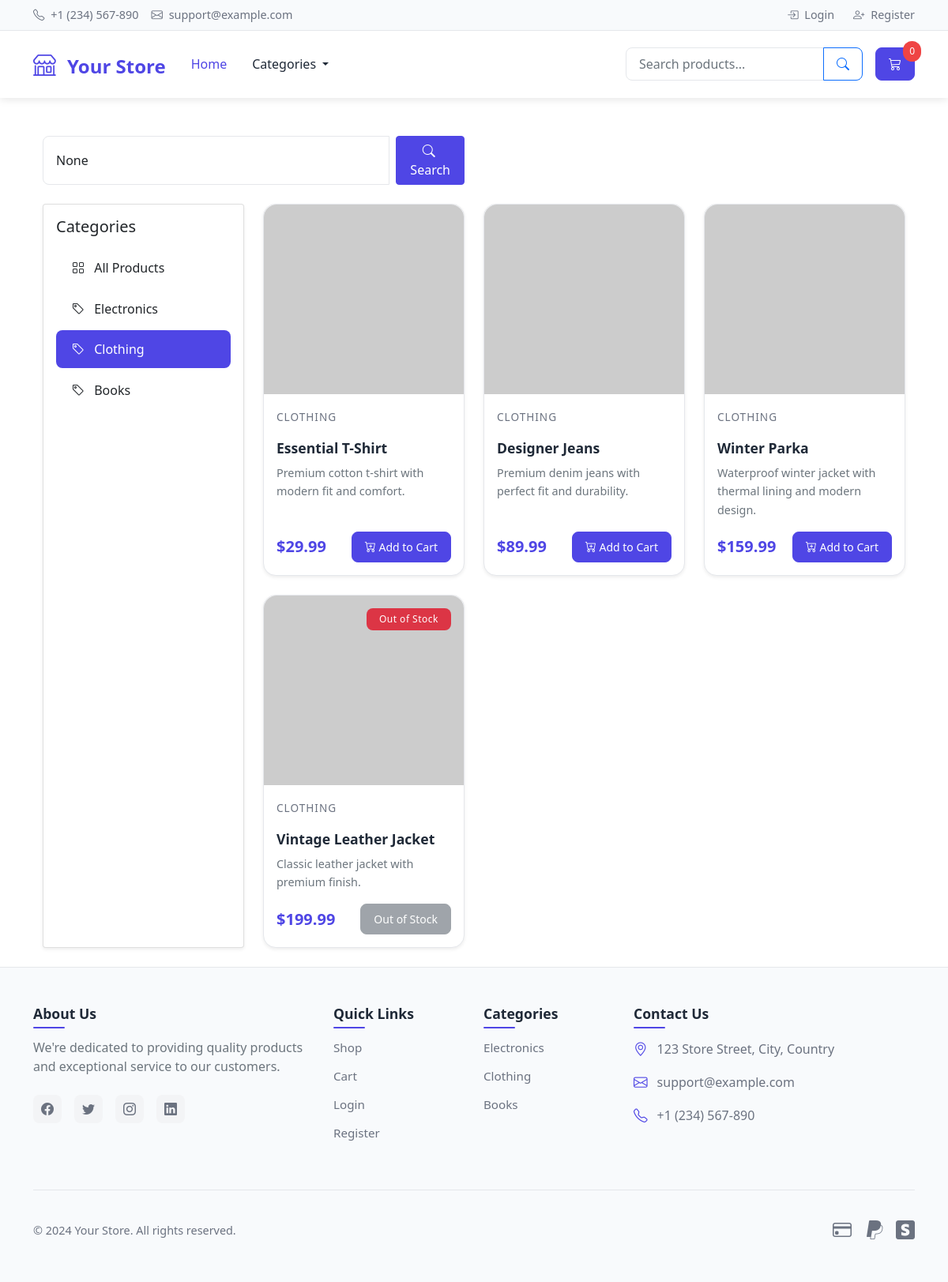
The app's page /?category=11 with its own data.
### store/models.py (models this page shows, shortened)
class Category(models.Model):
    name = models.CharField(max_length=100)
    description = models.TextField(blank=True)
    class Meta:
        verbose_name_plural = 'Categories'

class Product(models.Model):
    name = models.CharField(max_length=200)
    description = models.TextField()
    price = models.DecimalField(max_digits=10, decimal_places=2)
    category = models.ForeignKey(Category, on_delete=models.CASCADE)
    image = models.ImageField(upload_to='products/', blank=True)
    image_url = models.URLField(blank=True)
    stock = models.IntegerField(default=0)
    available = models.BooleanField(default=True)
    created = models.DateTimeField(auto_now_add=True)
    updated = models.DateTimeField(auto_now=True)

### store/views.py (the view)
# urls.py: path('', views.shop, name='shop'),
def shop(request):
    category_id = request.GET.get('category')
    search_query = request.GET.get('search')
    products = Product.objects.filter(available=True)
    if category_id:
        products = products.filter(category_id=category_id)
    if search_query:
        products = products.filter(name__icontains=search_query)
    context = get_base_context()
    context.update({
        'products': products,
        'current_category': category_id,
        'search_query': search_query
    })
    return render(request, 'store/shop.html', context)

### store/views.py (called while the page is built)
def get_base_context():
    context = {
        'categories': Category.objects.all()
    }
    if hasattr(get_base_context, 'request') and get_base_context.request.user.is_authenticated:
        try:
            cart = Cart.objects.get(user=get_base_context.request.user)
            context['cart_count'] = sum(item.quantity for item in cart.cartitem_set.all())
        except Cart.DoesNotExist:
            context['cart_count'] = 0
    return context

### store/templates/store/shop.html (shortened to what this page needs)
{% extends 'store/base.html' %} {% block content %}
<div class="container py-4">
  <div class="row g-4 mb-4">
    <div class="col-md-6">
      <form method="get" class="d-flex">
        <input
          type="text"
          name="search"
          class="form-control me-2"
          placeholder="Search products..."
          value="{{ search_query }}"
        />
        <button type="submit" class="btn btn-primary">
          <i class="bi bi-search me-1"></i> Search
        </button>
      </form>
    </div>
  </div>
  <div class="row g-4">
    <div class="col-md-3">
      <div class="card shadow-sm h-100">
        <div class="card-body">
          <h5 class="card-title mb-3">Categories</h5>
          <div class="list-group list-group-flush">
            <a
              href="{% url 'shop' %}"
              class="list-group-item list-group-item-action {% if not current_category %}active{% endif %}"
            >
              <i class="bi bi-grid me-2"></i> All Products
            </a>
            {% for category in categories %}
            <a
              href="?category={{ category.id }}"
              class="list-group-item list-group-item-action {% if current_category == category.id|stringformat:'s' %}active{% endif %}"
            >
              <i class="bi bi-tag me-2"></i> {{ category.name }}
            </a>
            {% endfor %}
          </div>
        </div>
      </div>
    </div>
    <div class="col-md-9">
      <div class="row row-cols-1 row-cols-md-2 row-cols-lg-3 g-4">
        {% for product in products %}
        <div class="col">
          <div class="card h-100 shadow-sm product-card">
            <div class="product-badge">
              {% if product.stock < 5 and product.stock > 0 %}
              <span class="badge bg-warning">Low Stock</span>
              {% elif product.stock == 0 %}
              <span class="badge bg-danger">Out of Stock</span>
              {% endif %}
            </div>
            {% if product.image %}
            <div class="product-image-wrapper">
              <img
                src="{{ product.image.url }}"
                class="card-img-top"
                alt="{{ product.name }}"
              />
              <div class="product-overlay">
                <a
                  href="{% url 'product_detail' product.id %}"
                  class="btn btn-light btn-sm"
                >
                  <i class="bi bi-eye"></i> Quick View
                </a>
              </div>
            </div>
            {% elif product.image_url %}
            <div class="product-image-wrapper">
              <img
                src="{{ product.image_url }}"
                class="card-img-top"
                alt="{{ product.name }}"
              />
            </div>
            {% endif %}
            <div class="card-body d-flex flex-column">
              <div class="mb-2">
                <span class="product-category"
                  >{{ product.category.name }}</span
                >
              </div>
              <h5 class="card-title product-title">{{ product.name }}</h5>
              <p class="card-text text-muted product-description">
                {{ product.description|truncatewords:20 }}
              </p>
              <div class="mt-auto">
                <div class="d-flex justify-content-between align-items-center">
                  <span class="h5 mb-0 product-price"
                    >${{ product.price }}</span
                  >
                  <div class="btn-group">
                    {% if product.stock > 0 %}
                    <a
                      href="{% url 'add_to_cart' product.id %}"
                      class="btn btn-primary btn-sm"
                    >
                      <i class="bi bi-cart-plus"></i> Add to Cart
                    </a>
                    {% else %}
                    <button class="btn btn-secondary btn-sm" disabled>
                      Out of Stock
                    </button>
                    {% endif %}
                  </div>
                </div>
              </div>
            </div>
          </div>
        </div>
        {% endfor %}
      </div>
    </div>
  </div>
</div>
{% endblock %}

### store/templates/store/base.html (shortened to what this page needs)
<!DOCTYPE html>
<html>
  <head>
    <link
      href="https://cdn.jsdelivr.net/npm/bootstrap@5.1.3/dist/css/bootstrap.min.css"
      rel="stylesheet"
    />
    <link
      rel="stylesheet"
      href="https://cdn.jsdelivr.net/npm/bootstrap-icons@1.8.1/font/bootstrap-icons.css"
    />
  </head>
  <body>
    <header class="header">
      <div class="top-bar py-2">
        <div class="container">
          <div class="row align-items-center">
            <div class="col-md-6">
              <div class="top-contact d-flex gap-3">
                <span
                  ><i class="bi bi-telephone me-1"></i> +1 (234) 567-890</span
                >
                <span
                  ><i class="bi bi-envelope me-1"></i> support@example.com</span
                >
              </div>
            </div>
            <div class="col-md-6">
              <div class="top-links">
                {% if user.is_authenticated %}
                <a href="#"
                  ><i class="bi bi-person me-1"></i> {{ user.username }}</a
                >
                <a href="{% url 'logout' %}"
                  ><i class="bi bi-box-arrow-right me-1"></i> Logout</a
                >
                {% else %}
                <a href="{% url 'login' %}"
                  ><i class="bi bi-box-arrow-in-right me-1"></i> Login</a
                >
                <a href="{% url 'register' %}"
                  ><i class="bi bi-person-plus me-1"></i> Register</a
                >
                {% endif %}
              </div>
            </div>
          </div>
        </div>
      </div>
      <nav class="navbar navbar-expand-lg">
        <div class="container">
          <a class="navbar-brand" href="{% url 'shop' %}">
            <i class="bi bi-shop me-2"></i>
            Your Store
          </a>
          <div class="collapse navbar-collapse" id="navbarMain">
            <ul class="navbar-nav me-auto">
              <li class="nav-item">
                <a
                  class="nav-link {% if request.path == '/' %}active{% endif %}"
                  href="{% url 'shop' %}"
                >
                  Home
                </a>
              </li>
              <li class="nav-item dropdown">
                <a
                  class="nav-link dropdown-toggle"
                  href="#"
                  role="button"
                  data-bs-toggle="dropdown"
                >
                  Categories
                </a>
              </li>
            </ul>
            <form class="d-flex me-3" action="{% url 'shop' %}" method="get">
              <div class="input-group">
                <input
                  type="text"
                  name="search"
                  class="form-control"
                  placeholder="Search products..."
                  value="{{ search_query|default:'' }}"
                />
                <button class="btn btn-outline-primary" type="submit">
                  <i class="bi bi-search"></i>
                </button>
              </div>
            </form>
            <div class="nav-cart">
              <a href="{% url 'cart' %}" class="btn btn-primary">
                <i class="bi bi-cart3"></i>
                <span class="cart-count">{{ cart_count|default:'0' }}</span>
              </a>
            </div>
          </div>
        </div>
      </nav>
    </header>
    <div class="container mt-4">{% block content %} {% endblock %}</div>
    <footer class="footer mt-auto py-5">
      <div class="container">
        <div class="row g-4">
          <div class="col-lg-4 col-md-6">
            <h5 class="footer-title">About Us</h5>
            <p class="text-muted mb-4">
              We're dedicated to providing quality products and exceptional
              service to our customers.
            </p>
            <div class="social-links">
              <a href="#" class="social-link">
                <i class="bi bi-facebook"></i>
              </a>
              <a href="#" class="social-link">
                <i class="bi bi-twitter"></i>
              </a>
              <a href="#" class="social-link">
                <i class="bi bi-instagram"></i>
              </a>
              <a href="#" class="social-link">
                <i class="bi bi-linkedin"></i>
              </a>
            </div>
          </div>
          <div class="col-lg-2 col-md-6">
            <h5 class="footer-title">Quick Links</h5>
            <ul class="footer-links">
              <li><a href="{% url 'shop' %}">Shop</a></li>
              <li><a href="{% url 'cart' %}">Cart</a></li>
              {% if user.is_authenticated %}
              <li><a href="#">My Account</a></li>
              <li><a href="{% url 'logout' %}">Logout</a></li>
              {% else %}
              <li><a href="{% url 'login' %}">Login</a></li>
              <li><a href="{% url 'register' %}">Register</a></li>
              {% endif %}
            </ul>
          </div>
          <div class="col-lg-2 col-md-6">
            <h5 class="footer-title">Categories</h5>
            <ul class="footer-links">
              {% for category in categories %}
              <li>
                <a href="{% url 'shop' %}?category={{ category.id }}">
                  {{ category.name }}
                </a>
              </li>
              {% endfor %}
            </ul>
          </div>
          <div class="col-lg-4 col-md-6">
            <h5 class="footer-title">Contact Us</h5>
            <ul class="footer-contact">
              <li>
                <i class="bi bi-geo-alt"></i>
                <span>123 Store Street, City, Country</span>
              </li>
              <li>
                <i class="bi bi-envelope"></i>
                <a href="mailto:support@example.com">support@example.com</a>
              </li>
              <li>
                <i class="bi bi-telephone"></i>
                <a href="tel:+1234567890">+1 (234) 567-890</a>
              </li>
            </ul>
          </div>
        </div>
        <div class="footer-bottom">
          <div class="row align-items-center">
            <div class="col-md-6">
              <p class="mb-md-0">
                © {% now "Y" %} Your Store. All rights reserved.
              </p>
            </div>
            <div class="col-md-6">
              <div class="payment-methods">
                <i class="bi bi-credit-card"></i>
                <i class="bi bi-paypal"></i>
                <i class="bi bi-stripe"></i>
              </div>
            </div>
          </div>
        </div>
      </div>
    </footer>
  </body>
</html>

### store/templates/store/shop.html (style rules this page uses)
:root { --primary-color: #4f46e5; --primary-hover: #4338ca; --surface-color: #ffffff; --border-color: #e5e7eb; --shadow-sm: 0 2px 4px rgba(148, 163, 184, 0.1); --shadow-md: 0 4px 6px -1px rgba(148, 163, 184, 0.1), 0 2px 4px -1px rgba(148, 163, 184, 0.06); --shadow-lg: 0 10px 15px -3px rgba(148, 163, 184, 0.1), 0 4px 6px -2px rgba(148, 163, 184, 0.05); }
.form-control { border-radius: 12px; border: 1px solid var(--border-color); padding: 0.75rem 1.25rem; transition: all 0.3s ease; }
.list-group-item { border: none; padding: 0.75rem 1.25rem; margin-bottom: 4px; border-radius: 8px !important; transition: all 0.2s ease; }
.list-group-item.active { background-color: var(--primary-color); border-color: var(--primary-color); }
.product-card { border-radius: 16px; transition: all 0.3s ease; border: 1px solid var(--border-color); background: var(--surface-color); }
.product-image-wrapper { height: 240px; border-radius: 16px 16px 0 0; overflow: hidden; position: relative; }
.product-image-wrapper img { width: 100%; height: 100%; object-fit: cover; transition: transform 0.5s ease; }
.product-badge { position: absolute; top: 16px; right: 16px; z-index: 2; }
.badge { padding: 0.5rem 1rem; border-radius: 8px; font-weight: 500; letter-spacing: 0.5px; }
.product-category { font-size: 0.85rem; color: #6b7280; text-transform: uppercase; letter-spacing: 1px; font-weight: 500; }
.product-title { font-size: 1.1rem; font-weight: 600; color: #1f2937; margin: 0.5rem 0; line-height: 1.4; }
.product-description { font-size: 0.9rem; color: #6b7280; line-height: 1.6; }
.product-price { color: var(--primary-color); font-weight: 700; font-size: 1.25rem; }
.btn-group .btn { border-radius: 8px; padding: 0.5rem 1rem; font-weight: 500; transition: all 0.3s ease; }
.btn-primary { background-color: var(--primary-color); border-color: var(--primary-color); }

### records on screen
Category: name "Electronics"
Category: name "Clothing"
Category: name "Books"
Product: category.name "CLOTHING", name "Essential T-Shirt", description "Premium cotton t-shirt with modern fit and comfort.", price "29.99", stock "Add to Cart"
Product: category.name "CLOTHING", name "Designer Jeans", description "Premium denim jeans with perfect fit and durability.", price "89.99", stock "Add to Cart"
Product: category.name "CLOTHING", name "Winter Parka", description "Waterproof winter jacket with thermal lining and modern design.", price "159.99", stock "Add to Cart"
Product: stock "Out of Stock", category.name "CLOTHING", name "Vintage Leather Jacket", description "Classic leather jacket with premium finish.", price "199.99"

### other values on screen
{{ cart_count|default:'0' }} "0"
